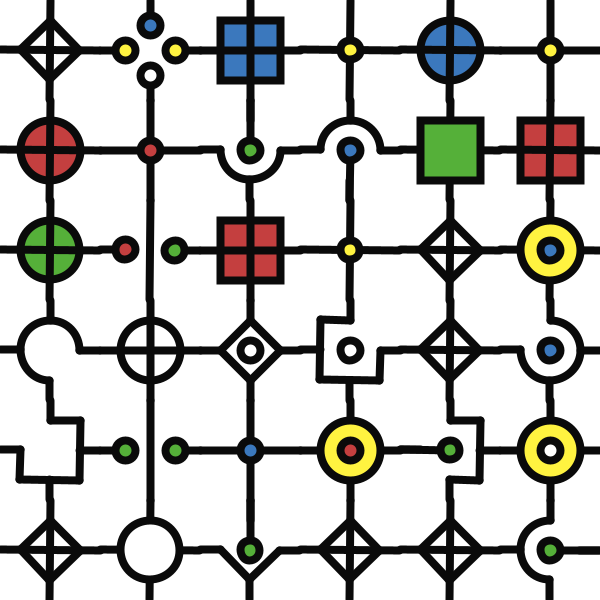
Frame 1 (no input)
Frame 60 (the mouse pressed at the canvas centre just before this capture): identical to frame 1, image omitted
Frame 120 (the mouse held since frame 60 and released just before this capture): identical to frame 1, image omitted

The Processing sketch that drew this single still picture (run headless with seeded random() and noise(); from frame 60 on, the mouse is pressed at the canvas centre):

// Processing sketch: processing_101958
// ── processing_101958.pde

int cellDim = 100;
int margin = 20;
int smallCirc = 10;
boolean [] [] cellFull = new boolean[10][10];
int numCellsX = 6;
int numCellsY = 6;
int strokeWt = 8;
int [] [] cellArray = new int[numCellsY] [numCellsX];
int [] [] colours = {{196, 63, 63}, {59, 120, 189}, {255, 243, 64}, {85, 176, 57}, {255, 255, 255}};
int numColours = 5;

void setup() {
  size(600, 600);
  background(255);
  ellipseMode(RADIUS);
  rectMode(CORNER);
  strokeWeight(strokeWt);
  stroke(10);
  for (int i = 0; i < numCellsY; i++) {
    for (int j = 0; j < numCellsX; j++) {
      int shapeNum = (int) random(0, 15);
      cellArray[i][j] = shapeNum;
      pushMatrix();
      translate(j * cellDim + cellDim/2, i * cellDim + cellDim/2);
      rotate((int) (random(0, 4))  * PI/2);
      drawShape(shapeNum);
      popMatrix();
    }
  }
}



  

void draw() 
{
}

void mouseClicked()
{
  int currentCellY = (int) (mouseY / cellDim);
  int currentCellX = (int) (mouseX / cellDim);
  int newShape = (cellArray[currentCellY][currentCellX] + (int) (random(1, 15))) % 15;
  cellArray[currentCellY][currentCellX] = newShape;
  pushMatrix();
  translate(currentCellX * cellDim + cellDim/2, currentCellY * cellDim + cellDim/2);
  rotate((int) (random(0, 4))  * PI/2);
  noStroke();
  fill(255);
  rect(-cellDim/2, -cellDim/2, cellDim, cellDim);
  stroke(strokeWt);
  drawShape(newShape);
  popMatrix();
}

void drawShape(int shapeNum) 
{
  switch(shapeNum) {
    case 0:
     shape0();
     break;
   case 1:
     shape1();
     break;
   case 2:
     shape2();
     break;
   case 3:
     shape3();
     break;
   case 4:
     shape4();
     break;
   case 5:
     shape5();
     break;
   case 6:
     shape6();
     break;
   case 7:
     shape7();
     break;
   case 8:
     shape8();
     break;
   case 9:
     shape9();
     break;
   case 10:
     shape10();
     break;
   case 11:
     shape11();
     break;
   case 12:
     shape12();
     break;
   case 13:
     shape13();
     break;
   case 14:
     shape14();
     break;
  }
}


void connections()
{
  line(-cellDim/2, 0, cellDim/2, 0);
  line(0, -cellDim/2, 0, cellDim/2);
}

void marginConnections()
{
  line(cellDim/2 - margin, 0, cellDim/2, 0);
  line(-cellDim/2 + margin, 0, -cellDim/2, 0);
  line(0, cellDim/2 - margin, 0, cellDim/2);
  line(0, -cellDim/2 + margin, 0, -cellDim/2);
}

void pickColour()
{
  int colNum = (int) (random(0, numColours));
  fill(colours[colNum][0], colours[colNum][1], colours[colNum][2]);
}


void extraCircle()
{
  pickColour();
  float flipCoin = random(0, 10);
  if (flipCoin > 3) {
    ellipse(0, 0, smallCirc, smallCirc);
  }
}

void shape0()
{
  connections();
  extraCircle();
}

void shape1()
{
  pickColour();
  ellipse(0, 0, cellDim/2 - margin, cellDim/2 - margin);
  connections();
}


void shape2()
{
  connections();
  pickColour();
  ellipse(0, 0, cellDim/2 - margin, cellDim/2 - margin);
  extraCircle();
}


void shape3()
{
  marginConnections();
  noFill();
  arc(0, 0, cellDim/2 - margin, cellDim/2 - margin, 0, 3 * PI/2);
  extraCircle();
}

void shape4()
{
  marginConnections();
  noFill();
  arc(0, 0, cellDim/2 - margin, cellDim/2 - margin, -PI/2, PI/2);
  line(0, 0, -cellDim/2, 0);
  pickColour();
  ellipse(0, 0, smallCirc, smallCirc);
}

void shape5()
{
  pickColour();
  rect(-cellDim/2 + margin, -cellDim/2 + margin, cellDim - 2 * margin, cellDim - 2 * margin);   
  connections();
}

void shape6()
{
  connections();
  pickColour();
  rect(-cellDim/2 + margin, -cellDim/2 + margin, cellDim - 2 * margin, cellDim - 2 * margin); 
  extraCircle();
}

void shape7()
{
  noFill();
  marginConnections();
  line(-cellDim/2 + margin, -cellDim/2 + margin, cellDim/2 - margin, -cellDim/2 + margin); 
  line(-cellDim/2 + margin, -cellDim/2 + margin, -cellDim/2 + margin, cellDim/2 - margin); 
  line(cellDim/2 - margin, -cellDim/2 + margin, cellDim/2 - margin, 0);
  line(-cellDim/2 + margin, cellDim/2 - margin, 0, cellDim/2 - margin);
  extraCircle();
}

void shape8()
{
  marginConnections();
  line(-cellDim/2 + margin, -cellDim/2 + margin, 0, -cellDim/2 + margin); 
  line(-cellDim/2 + margin, -cellDim/2 + margin, -cellDim/2 + margin, cellDim/2 - margin); 
  line(-cellDim/2 + margin, cellDim/2 - margin, 0, cellDim/2 - margin);
  line(0, 0, cellDim/2, 0);
  pickColour();
  ellipse(0, 0, smallCirc, smallCirc);
}
  
  
void shape9()
{
  connections();
  noFill();
  line(0, -cellDim/2 + margin, cellDim/2 - margin, 0);
  line(0, -cellDim/2 + margin, -cellDim/2 + margin, 0);
  line(0, cellDim/2 - margin, cellDim/2 - margin, 0);
  line(0, cellDim/2 - margin, -cellDim/2 + margin, 0);
}

void shape10()
{
  noFill();
  marginConnections();
  line(0, -cellDim/2 + margin, cellDim/2 - margin, 0);
  line(0, -cellDim/2 + margin, -cellDim/2 + margin, 0);
  line(0, cellDim/2 - margin, cellDim/2 - margin, 0);
  line(0, cellDim/2 - margin, -cellDim/2 + margin, 0);
  extraCircle();
}

void shape11()
{
  marginConnections();
  line(0, -cellDim/2 + margin, cellDim/2 - margin, 0);
  line(0, -cellDim/2 + margin, -cellDim/2 + margin, 0);
  line(0, cellDim/2 - margin, -cellDim/2 + margin, 0);
  extraCircle();
}

void shape12()
{
  marginConnections();
  fill(255);
  line(0, -cellDim/2 + margin, cellDim/2 - margin, 0);
  line(0, -cellDim/2 + margin, -cellDim/2 + margin, 0);
  line(0, 0, 0, cellDim/2);
  pickColour();
  ellipse(0, 0, smallCirc, smallCirc);
}
  
void shape13()
{
  fill(255);
  line(0, -cellDim/2, 0, cellDim/2);
  line(-cellDim/2, 0, -cellDim/4, 0);
  line(cellDim/2, 0, cellDim/4, 0);
  pickColour();
  ellipse(-cellDim/4, 0, smallCirc, smallCirc);
  pickColour();
  ellipse(cellDim/4, 0, smallCirc, smallCirc);
}

void shape14()
{
  fill(255);
  line(0, -cellDim/2, 0, -cellDim/4);
  line(0, cellDim/2, 0, cellDim/4);
  line(-cellDim/2, 0, -cellDim/4, 0);
  line(cellDim/2, 0, cellDim/4, 0);
  pickColour();
  ellipse(0, cellDim/4, smallCirc, smallCirc);
  pickColour();
  ellipse(0, -cellDim/4, smallCirc, smallCirc);
  pickColour();
  ellipse(-cellDim/4, 0, smallCirc, smallCirc);
  pickColour();
  ellipse(cellDim/4, 0, smallCirc, smallCirc);
}
  

  
  
  
 
      
  
